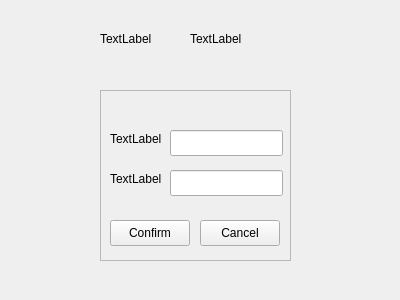
<?xml version="1.0" encoding="UTF-8"?>
<ui version="4.0">
 <class>Widget</class>
 <widget class="QWidget" name="Widget">
  <property name="geometry">
   <rect>
    <x>0</x>
    <y>0</y>
    <width>400</width>
    <height>300</height>
   </rect>
  </property>
  <property name="windowTitle">
   <string>Widget</string>
  </property>
  <widget class="QFrame" name="frame">
   <property name="geometry">
    <rect>
     <x>100</x>
     <y>90</y>
     <width>191</width>
     <height>171</height>
    </rect>
   </property>
   <property name="frameShape">
    <enum>QFrame::StyledPanel</enum>
   </property>
   <property name="frameShadow">
    <enum>QFrame::Raised</enum>
   </property>
   <widget class="QLabel" name="label">
    <property name="geometry">
     <rect>
      <x>10</x>
      <y>40</y>
      <width>54</width>
      <height>18</height>
     </rect>
    </property>
    <property name="text">
     <string>TextLabel</string>
    </property>
   </widget>
   <widget class="QLabel" name="label_2">
    <property name="geometry">
     <rect>
      <x>10</x>
      <y>80</y>
      <width>54</width>
      <height>18</height>
     </rect>
    </property>
    <property name="text">
     <string>TextLabel</string>
    </property>
   </widget>
   <widget class="QLineEdit" name="name">
    <property name="geometry">
     <rect>
      <x>70</x>
      <y>40</y>
      <width>113</width>
      <height>26</height>
     </rect>
    </property>
   </widget>
   <widget class="QLineEdit" name="password">
    <property name="geometry">
     <rect>
      <x>70</x>
      <y>80</y>
      <width>113</width>
      <height>26</height>
     </rect>
    </property>
   </widget>
   <widget class="QPushButton" name="confirm">
    <property name="geometry">
     <rect>
      <x>10</x>
      <y>130</y>
      <width>80</width>
      <height>26</height>
     </rect>
    </property>
    <property name="text">
     <string>Confirm</string>
    </property>
   </widget>
   <widget class="QPushButton" name="cancel">
    <property name="geometry">
     <rect>
      <x>100</x>
      <y>130</y>
      <width>80</width>
      <height>26</height>
     </rect>
    </property>
    <property name="text">
     <string>Cancel</string>
    </property>
   </widget>
  </widget>
  <widget class="QLabel" name="label_3">
   <property name="geometry">
    <rect>
     <x>100</x>
     <y>30</y>
     <width>54</width>
     <height>18</height>
    </rect>
   </property>
   <property name="text">
    <string>TextLabel</string>
   </property>
  </widget>
  <widget class="QLabel" name="label_4">
   <property name="geometry">
    <rect>
     <x>190</x>
     <y>30</y>
     <width>54</width>
     <height>18</height>
    </rect>
   </property>
   <property name="text">
    <string>TextLabel</string>
   </property>
  </widget>
 </widget>
 <layoutdefault spacing="6" margin="11"/>
 <resources/>
 <connections/>
</ui>
